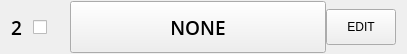
           <widget class="QFrame" name="frameSample2">
            <property name="minimumSize">
             <size>
              <width>0</width>
              <height>54</height>
             </size>
            </property>
            <property name="maximumSize">
             <size>
              <width>16777215</width>
              <height>54</height>
             </size>
            </property>
            <property name="styleSheet">
             <string notr="true"/>
            </property>
            <layout class="QHBoxLayout" name="horizontalLayout_5">
             <property name="spacing">
              <number>0</number>
             </property>
             <property name="sizeConstraint">
              <enum>QLayout::SetDefaultConstraint</enum>
             </property>
             <property name="leftMargin">
              <number>0</number>
             </property>
             <property name="topMargin">
              <number>0</number>
             </property>
             <property name="bottomMargin">
              <number>0</number>
             </property>
             <item>
              <widget class="QLabel" name="lbSampleNb2">
               <property name="minimumSize">
                <size>
                 <width>33</width>
                 <height>52</height>
                </size>
               </property>
               <property name="maximumSize">
                <size>
                 <width>33</width>
                 <height>52</height>
                </size>
               </property>
               <property name="font">
                <font>
                 <family>Open Sans</family>
                 <pointsize>14</pointsize>
                 <weight>68</weight>
                 <bold>true</bold>
                </font>
               </property>
               <property name="styleSheet">
                <string notr="true"/>
               </property>
               <property name="text">
                <string>2</string>
               </property>
               <property name="alignment">
                <set>Qt::AlignCenter</set>
               </property>
              </widget>
             </item>
             <item>
              <widget class="QCheckBox" name="chkSampleEnable2">
               <property name="sizePolicy">
                <sizepolicy hsizetype="Fixed" vsizetype="Fixed">
                 <horstretch>0</horstretch>
                 <verstretch>0</verstretch>
                </sizepolicy>
               </property>
               <property name="minimumSize">
                <size>
                 <width>37</width>
                 <height>52</height>
                </size>
               </property>
               <property name="maximumSize">
                <size>
                 <width>37</width>
                 <height>52</height>
                </size>
               </property>
               <property name="font">
                <font>
                 <family>Open Sans</family>
                 <pointsize>14</pointsize>
                 <weight>68</weight>
                 <bold>true</bold>
                </font>
               </property>
               <property name="styleSheet">
                <string notr="true"/>
               </property>
               <property name="text">
                <string/>
               </property>
              </widget>
             </item>
             <item>
              <widget class="QPushButton" name="pbSample2">
               <property name="sizePolicy">
                <sizepolicy hsizetype="Fixed" vsizetype="Fixed">
                 <horstretch>0</horstretch>
                 <verstretch>0</verstretch>
                </sizepolicy>
               </property>
               <property name="minimumSize">
                <size>
                 <width>256</width>
                 <height>52</height>
                </size>
               </property>
               <property name="maximumSize">
                <size>
                 <width>256</width>
                 <height>52</height>
                </size>
               </property>
               <property name="font">
                <font>
                 <family>Open Sans</family>
                 <pointsize>14</pointsize>
                 <weight>68</weight>
                 <bold>true</bold>
                </font>
               </property>
               <property name="styleSheet">
                <string notr="true"/>
               </property>
               <property name="text">
                <string>NONE</string>
               </property>
              </widget>
             </item>
             <item>
              <widget class="QPushButton" name="pbSampleEdit2">
               <property name="minimumSize">
                <size>
                 <width>70</width>
                 <height>36</height>
                </size>
               </property>
               <property name="maximumSize">
                <size>
                 <width>70</width>
                 <height>36</height>
                </size>
               </property>
               <property name="styleSheet">
                <string notr="true"/>
               </property>
               <property name="text">
                <string>EDIT</string>
               </property>
              </widget>
             </item>
            </layout>
           </widget>
